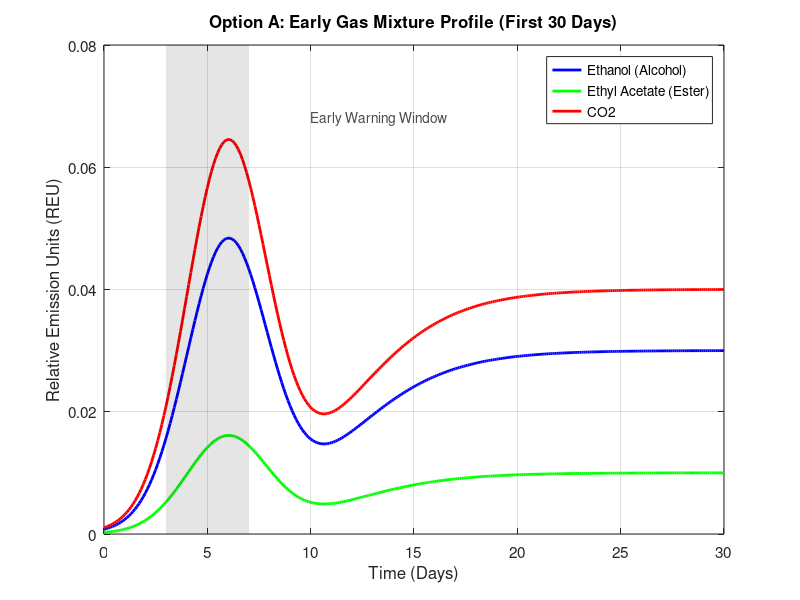
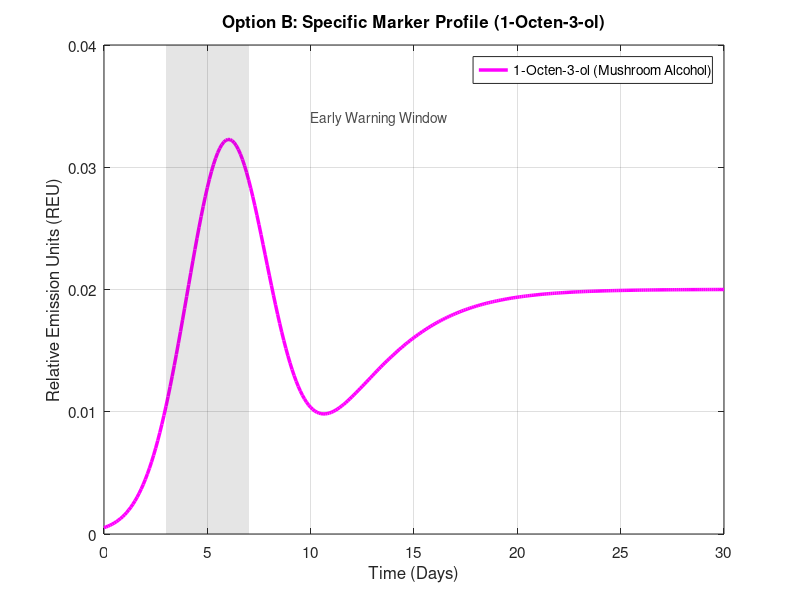
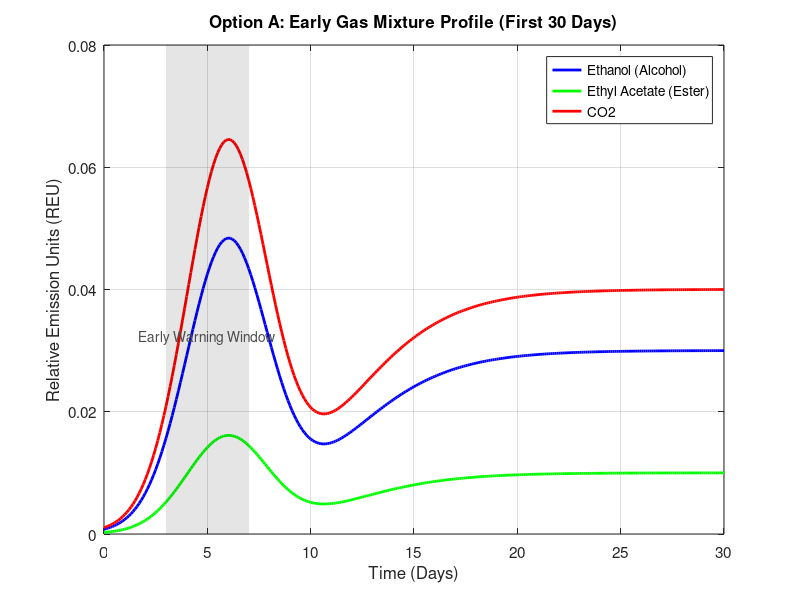
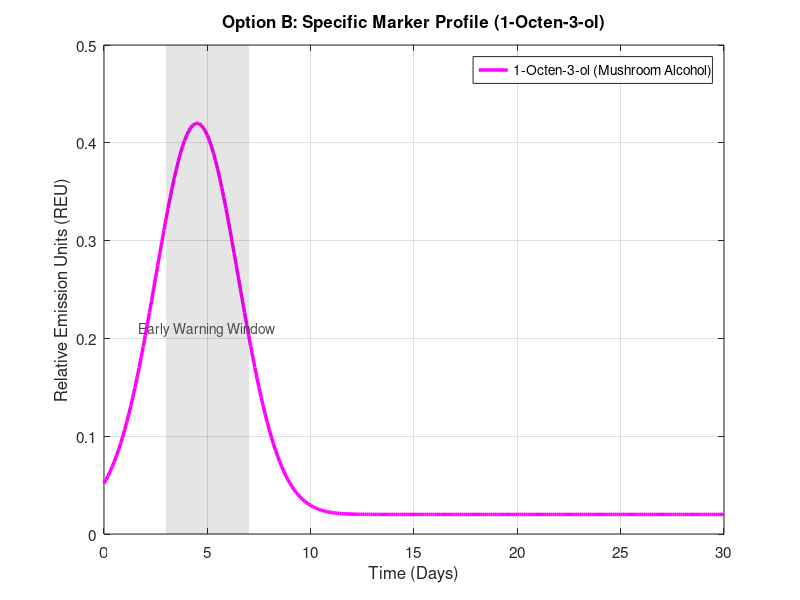

Here is the MATLAB script that generated these plots, in order:
% gas_simulation.m
clear; clc; close all;

% --- 1. Define Time Vector ---
days = 0:0.1:30; % Simulate the first 30 days

% --- 2. Simulate Biomass Growth (Logistic) ---
% We use a simplified logistic curve to represent the total fungal mass
r = 0.4; % Growth rate
K = 10;  % Carrying capacity for early phase
B0 = 0.1; % Initial spores
biomass = K ./ (1 + ((K - B0) / B0) * exp(-r * days));

% --- 3. Simulate the Early Burst (The MVOC Spike) ---
% Gases peak during the rapid growth phase (Days 3-7)
% We use a Gaussian pulse to represent the burst of metabolic activity
peak_day = 4.5;
peak_width = 2.0;
pulse = exp(-((days - peak_day).^2) / (2 * peak_width^2));

% Add a small "tail" (baseline maintenance emission) that continues
tail_emission = 0.05 * ones(size(days));
gas_burst = pulse + tail_emission;

% --- 4. OPTION A: Multi-Gas Profile (Relative Units) ---
% We assume the total biomass produces a mixture of these gases.
% Weights are based on general MVOC literature for Penicillium/Phoma.
gas_weights = [0.6, 0.2, 0.8]; 
gas_names = {'Ethanol (Alcohol)', 'Ethyl Acetate (Ester)', 'CO2'};

% Calculate relative concentration for each gas: (Biomass * Burst * Weight)
gas_concentrations = zeros(length(days), 3);
for i = 1:3
    % Normalize biomass to a 0-1 scale for the gas multiplication
    norm_biomass = biomass / max(biomass); 
    gas_concentrations(:, i) = gas_weights(i) * gas_burst' .* norm_biomass';
end

% --- 5. OPTION B: Specific Marker Compound (1-Octen-3-ol) ---
% 1-Octen-3-ol is produced specifically during active hyphal growth.
norm_biomass = biomass / max(biomass);
marker_concentration = 0.4 * gas_burst' .* norm_biomass'; 

% ==========================================
% PLOTTING
% ==========================================

% --- Figure 1: Option A (The Mixture) ---
figure('Position', [100, 100, 900, 500]);
plot(days, gas_concentrations(:, 1), 'b-', 'LineWidth', 2); hold on;
plot(days, gas_concentrations(:, 2), 'g-', 'LineWidth', 2);
plot(days, gas_concentrations(:, 3), 'r-', 'LineWidth', 2);

% Formatting
xlabel('Time (Days)', 'FontSize', 12);
ylabel('Relative Emission Units (REU)', 'FontSize', 12);
title('Option A: Early Gas Mixture Profile (First 30 Days)', 'FontSize', 14);
legend(gas_names, 'Location', 'northeast');
grid on;
set(gca, 'FontSize', 11);

% Highlight the "Early Warning Window" (Days 3-7)
xregion = [3 7];
ylimits = ylim;
patch([xregion(1) xregion(2) xregion(2) xregion(1)], ...
      [ylimits(1) ylimits(1) ylimits(2) ylimits(2)], ...
      'k', 'FaceAlpha', 0.1, 'EdgeColor', 'none', 'HandleVisibility', 'off');
% Moved the text to the right so it doesn't overlap the lines
text(10, ylimits(2)*0.85, 'Early Warning Window', ...
     'HorizontalAlignment', 'left', 'FontSize', 10, 'Color', [0.3 0.3 0.3]);

saveas(gcf, '../results/gas_mixture_profile.png');

% --- Figure 2: Option B (The Specific Marker) ---
figure('Position', [100, 100, 900, 500]);
plot(days, marker_concentration, 'm-', 'LineWidth', 2.5); hold on;

% Formatting
xlabel('Time (Days)', 'FontSize', 12);
ylabel('Relative Emission Units (REU)', 'FontSize', 12);
title('Option B: Specific Marker Profile (1-Octen-3-ol)', 'FontSize', 14);
legend('1-Octen-3-ol (Mushroom Alcohol)', 'Location', 'northeast');
grid on;
set(gca, 'FontSize', 11);

% Highlight the "Early Warning Window" (Days 3-7)
ylimits = ylim;
patch([xregion(1) xregion(2) xregion(2) xregion(1)], ...
      [ylimits(1) ylimits(1) ylimits(2) ylimits(2)], ...
      'k', 'FaceAlpha', 0.1, 'EdgeColor', 'none', 'HandleVisibility', 'off');
text(10, ylimits(2)*0.85, 'Early Warning Window', ...
     'HorizontalAlignment', 'left', 'FontSize', 10, 'Color', [0.3 0.3 0.3]);

saveas(gcf, '../results/gas_marker_profile.png');

disp('Gas simulation complete. Two figures saved to results folder.');

% --- 4. OPTION B: Specific Marker Compound (1-Octen-3-ol) ---
% 1-Octen-3-ol is a well-documented fungal marker.
% It is produced specifically during active hyphal growth.
marker_concentration = 0.4 * gas_burst'; 

% ==========================================
% PLOTTING
% ==========================================

% --- Figure 1: Option A (The Mixture) ---
figure('Position', [100, 100, 900, 500]);
plot(days, gas_concentrations(:, 1), 'b-', 'LineWidth', 2); hold on;
plot(days, gas_concentrations(:, 2), 'g-', 'LineWidth', 2);
plot(days, gas_concentrations(:, 3), 'r-', 'LineWidth', 2);

% Formatting
xlabel('Time (Days)', 'FontSize', 12);
ylabel('Relative Emission Units (REU)', 'FontSize', 12);
title('Option A: Early Gas Mixture Profile (First 30 Days)', 'FontSize', 14);
legend(gas_names, 'Location', 'northeast');
grid on;
set(gca, 'FontSize', 11);

% Highlight the "Early Warning Window" (Days 3-7)
xregion = [3 7];
ylimits = ylim;
patch([xregion(1) xregion(2) xregion(2) xregion(1)], ...
      [ylimits(1) ylimits(1) ylimits(2) ylimits(2)], ...
      'k', 'FaceAlpha', 0.1, 'EdgeColor', 'none', 'HandleVisibility', 'off');
text(5, max(gas_concentrations(:,3))*0.5, 'Early Warning Window', ...
     'HorizontalAlignment', 'center', 'FontSize', 10, 'Color', [0.3 0.3 0.3]);

saveas(gcf, '../results/gas_mixture_profile.png');

% --- Figure 2: Option B (The Specific Marker) ---
figure('Position', [100, 100, 900, 500]);
plot(days, marker_concentration, 'm-', 'LineWidth', 2.5); hold on;

% Formatting
xlabel('Time (Days)', 'FontSize', 12);
ylabel('Relative Emission Units (REU)', 'FontSize', 12);
title('Option B: Specific Marker Profile (1-Octen-3-ol)', 'FontSize', 14);
legend('1-Octen-3-ol (Mushroom Alcohol)', 'Location', 'northeast');
grid on;
set(gca, 'FontSize', 11);

% Highlight the "Early Warning Window" (Days 3-7)
ylimits = ylim;
patch([xregion(1) xregion(2) xregion(2) xregion(1)], ...
      [ylimits(1) ylimits(1) ylimits(2) ylimits(2)], ...
      'k', 'FaceAlpha', 0.1, 'EdgeColor', 'none', 'HandleVisibility', 'off');
text(5, max(marker_concentration)*0.5, 'Early Warning Window', ...
     'HorizontalAlignment', 'center', 'FontSize', 10, 'Color', [0.3 0.3 0.3]);

saveas(gcf, '../results/gas_marker_profile.png');

disp('Gas simulation complete. Two figures saved to results folder.');
